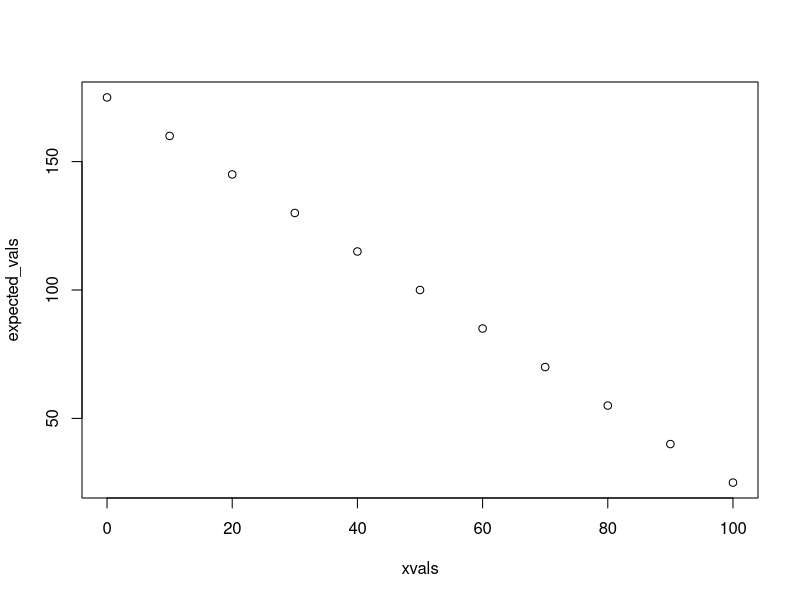
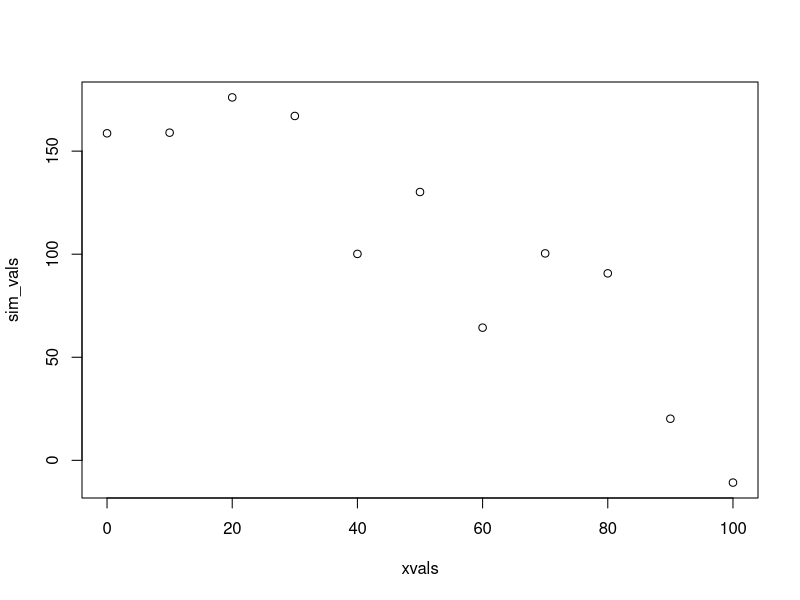
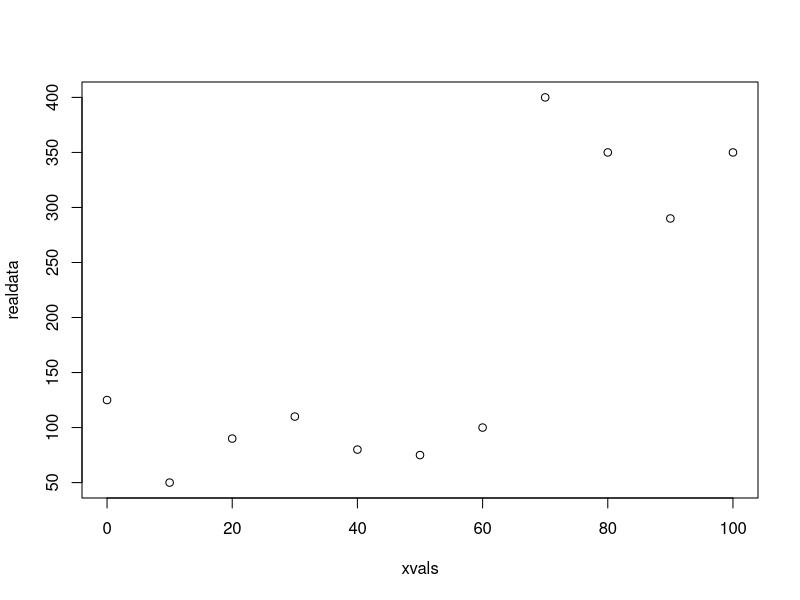
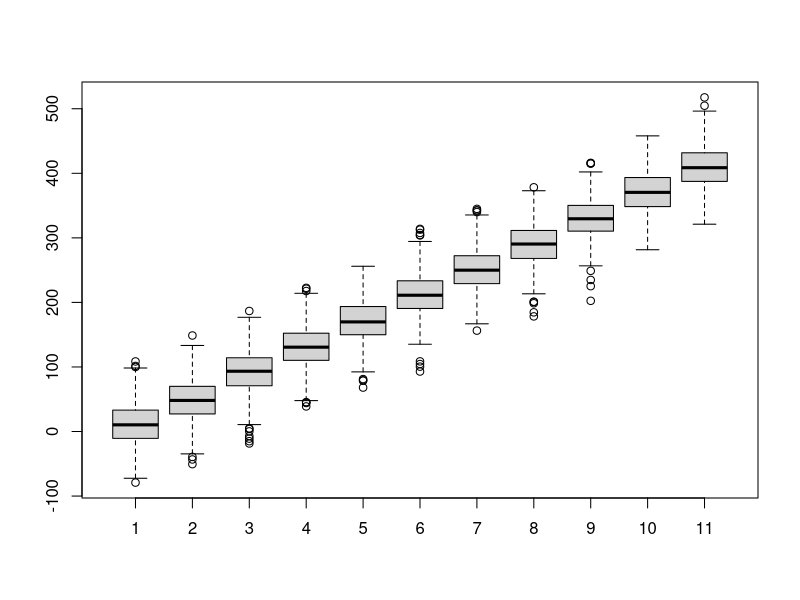
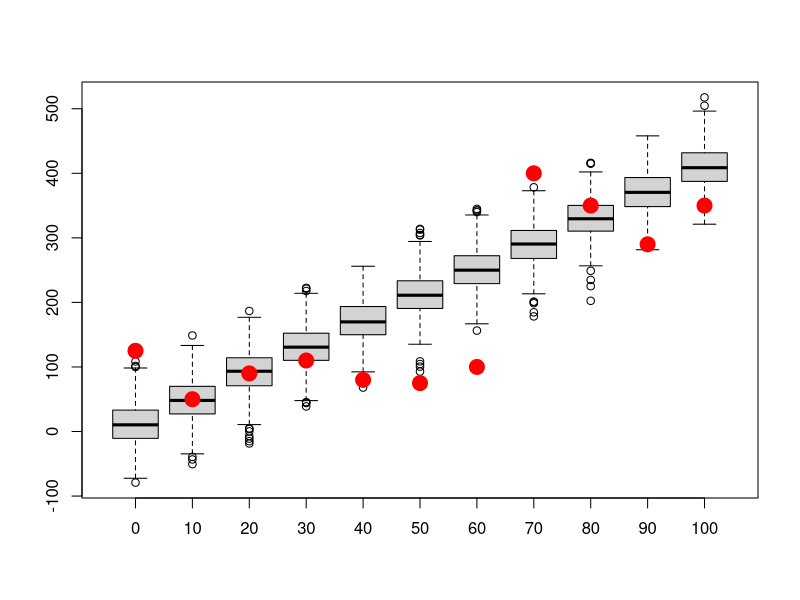
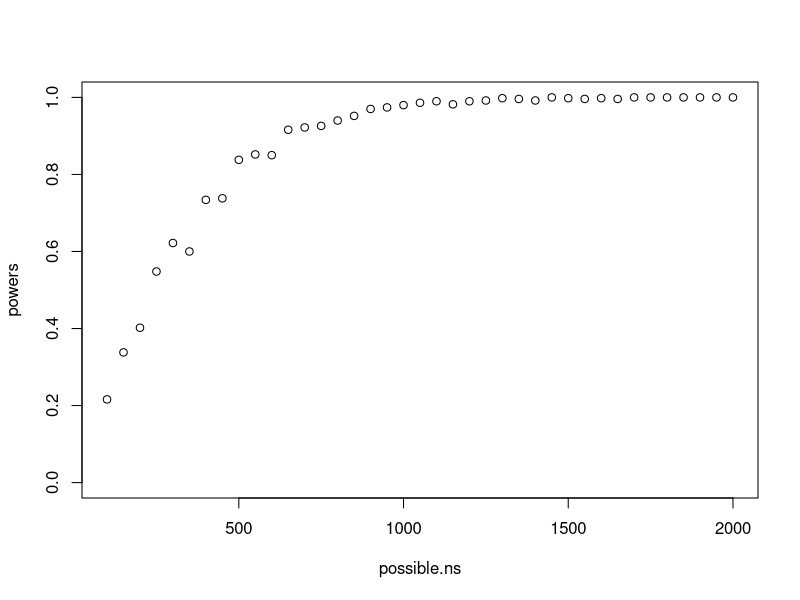

These charts were generated, in order, by the following R code:
## ---- chunk 1
knitr::opts_chunk$set(echo = TRUE, cache = TRUE)
## ---- chunk 2
runif(1,0,25)   # simulate arbitrary # of samples from dist with arbitrary params
rpois(1,3.4)
rnorm(1,22,5.4)
## ---- chunk 3

xvals = seq(0,100,10)  # simulated x values define parameter space

deterministic_component <- function(x,a,b){
  linear <- a + b*x   # linear functional form
  return(linear)
}

expected_vals <- deterministic_component(xvals,175,-1.5)
expected_vals

plot(xvals,expected_vals)

## ---- chunk 4

stochastic_component <- function(x,variance){
  sd <- sqrt(variance)
  stochvals <- rnorm(length(x),x,sd)
  return(stochvals)
}

sim_vals <- stochastic_component(expected_vals,variance=500)

plot(xvals,sim_vals)

# ALTERNATIVELY:

sim_vals <- stochastic_component(deterministic_component(xvals,175,-1.5),500)

## ---- chunk 5
realdata <- c(125,50,90,110,80,75,100,400,350,290,350)
plot(xvals,realdata)
## ---- chunk 6
 #### initialize:
reps <- 1000    # number of replicate datasets to generate
samplesize <- length(xvals)
results <- array(0,dim=c(samplesize,reps))   # storage array for results
for(i in 1:reps){
  exp_vals <- deterministic_component(xvals,a=10,b=4)
  sim_vals <- stochastic_component(exp_vals,1000)
  results[,i] <- sim_vals
}


    # now make a boxplot of the results
boxplot(lapply(1:nrow(results), function(i) results[i,])) 

## ---- chunk 7
boxplot(lapply(1:nrow(results), function(i) results[i,]),xaxt="n")
axis(1,at=c(1:length(xvals)),labels=xvals)
points(c(1:length(xvals)),realdata,pch=20,cex=3,col="red",xaxt="n")
## ---- chunk 8
NumObserved <- function(TrueN=1000,surveyors=1,days=3){
  probPerPersonDay <- 0.02
  probPerDay <- 1-(1-probPerPersonDay)^surveyors
  probPerSurvey <- 1-(1-probPerDay)^days
  nobs <- rbinom(1,size=TrueN,prob=probPerSurvey)
}
## ---- chunk 9
ThisYearAbund <- function(LastYearAbund=1000,trend=-0.03){
  CurAbund <- LastYearAbund + trend*LastYearAbund
  return(CurAbund)
}

## ---- chunk 10
SimulateMonitoringData <- function(InitAbund=1000,trend=-0.03,years=25,observers=1,days=3){
  prevabund <- InitAbund
  detected <- numeric(years)
  for(y in 1:years){
    thisAbund <- ThisYearAbund(prevabund,trend)
    detected[y] = NumObserved(thisAbund,observers,days)
  }
  return(detected)
}

SimulateMonitoringData()

## ---- chunk 11
possible.ns <- seq(from=100, to=2000, by=50)     # The sample sizes we'll be considering
powers <- rep(NA, length(possible.ns))           # Empty object to collect simulation estimates
alpha <- 0.05                                    # Standard significance level
sims <- 500                                      # Number of simulations to conduct for each N

#### Outer loop to vary the number of subjects ####
for (j in 1:length(possible.ns)){
  N <- possible.ns[j]                              # Pick the jth value for N
  
  significant.experiments <- rep(NA, sims)         # Empty object to count significant experiments
  
  #### Inner loop to conduct experiments "sims" times over for each N ####
  for (i in 1:sims){
    Y0 <-  rnorm(n=N, mean=60, sd=20)              # control potential outcome
    tau <- 5                                       # Hypothesize treatment effect
    Y1 <- Y0 + tau                                 # treatment potential outcome
    Z.sim <- rbinom(n=N, size=1, prob=.5)          # Do a random assignment
    Y.sim <- Y1*Z.sim + Y0*(1-Z.sim)               # Reveal outcomes according to assignment
    fit.sim <- lm(Y.sim ~ Z.sim)                   # Do analysis (Simple regression)
    p.value <- summary(fit.sim)$coefficients[2,4]  # Extract p-values
    significant.experiments[i] <- (p.value <= alpha) # Determine significance according to p <= 0.05
  }
  
  powers[j] <- mean(significant.experiments)       # store average success rate (power) for each N
}
plot(possible.ns, powers, ylim=c(0,1))
